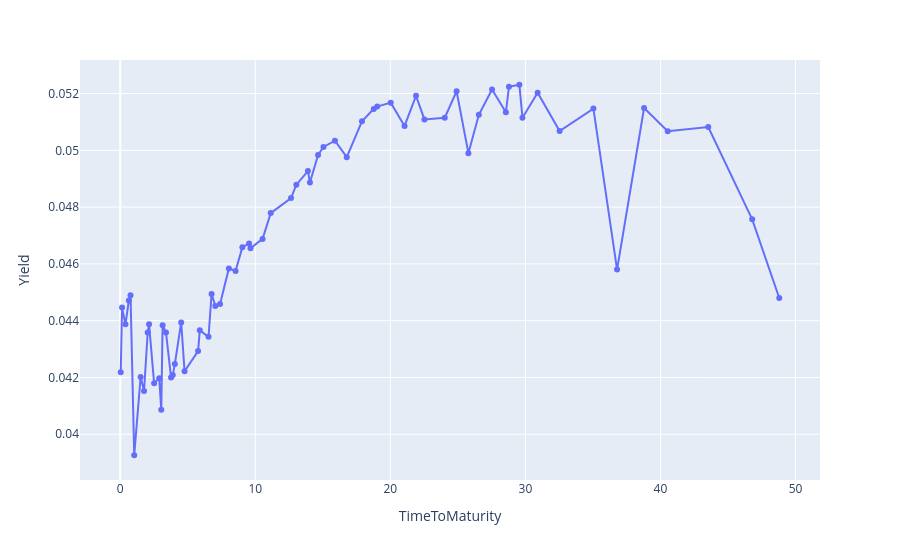

Notebook code for this chart:
### Code cell
px.line(data_frame=gilts_df, x=ttm, y='Yield', markers=True)
